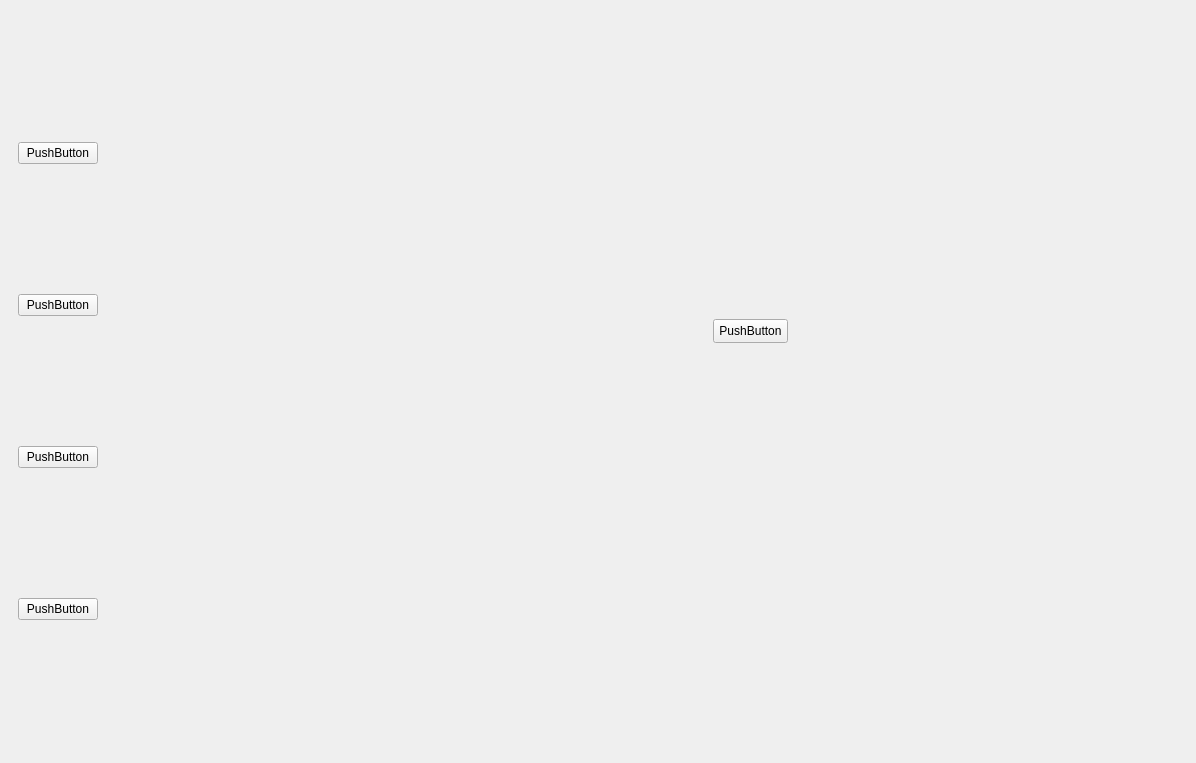
<?xml version="1.0" encoding="UTF-8"?>
<ui version="4.0">
 <class>beauty_center_main_window</class>
 <widget class="QMainWindow" name="beauty_center_main_window">
  <property name="geometry">
   <rect>
    <x>0</x>
    <y>0</y>
    <width>1196</width>
    <height>763</height>
   </rect>
  </property>
  <property name="windowTitle">
   <string>MainWindow</string>
  </property>
  <widget class="QWidget" name="centralwidget">
   <layout class="QGridLayout" name="gridLayout">
    <item row="0" column="1">
     <layout class="QHBoxLayout" name="horizontalLayout">
      <item>
       <widget class="QFrame" name="frame">
        <layout class="QVBoxLayout" name="verticalLayout">
         <item>
          <widget class="QPushButton" name="pushButton_2">
           <property name="text">
            <string>PushButton</string>
           </property>
          </widget>
         </item>
         <item>
          <widget class="QPushButton" name="pushButton_4">
           <property name="text">
            <string>PushButton</string>
           </property>
          </widget>
         </item>
         <item>
          <widget class="QPushButton" name="pushButton_3">
           <property name="text">
            <string>PushButton</string>
           </property>
          </widget>
         </item>
         <item>
          <widget class="QPushButton" name="pushButton">
           <property name="text">
            <string>PushButton</string>
           </property>
          </widget>
         </item>
        </layout>
       </widget>
      </item>
      <item>
       <widget class="QStackedWidget" name="stackedWidget">
        <property name="currentIndex">
         <number>0</number>
        </property>
        <widget class="QWidget" name="page">
         <widget class="QPushButton" name="pushButton_5">
          <property name="geometry">
           <rect>
            <x>600</x>
            <y>310</y>
            <width>75</width>
            <height>24</height>
           </rect>
          </property>
          <property name="text">
           <string>PushButton</string>
          </property>
         </widget>
        </widget>
        <widget class="QWidget" name="page_3"/>
        <widget class="QWidget" name="page_2"/>
       </widget>
      </item>
     </layout>
    </item>
   </layout>
  </widget>
 </widget>
 <resources/>
 <connections/>
</ui>
